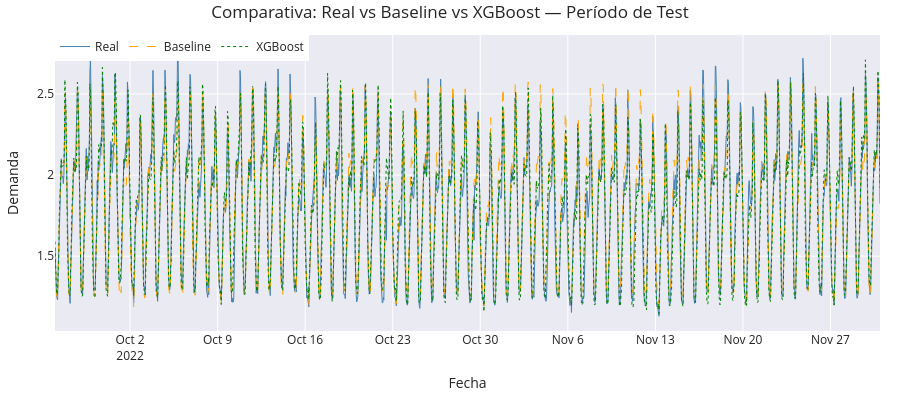

The code cell stored with this chart in its notebook:
### Code cell
# Comparativa Baseline vs XGBoost
# ==============================================================================
mejora_xgb = (metrica_baseline - metrica_xgboost) / metrica_baseline * 100
print("=" * 42)
print(f"  MAE Baseline : {metrica_baseline}")
print(f"  MAE XGBoost  : {metrica_xgboost}")
print(f"  Mejora       : {mejora_xgb}%")
print("=" * 42)

# Gráfico comparativo
fig = go.Figure()
fig.add_trace(go.Scatter(x=datos_test.index, y=datos_test['Demand'],
                         name='Real', mode='lines',
                         line=dict(color='steelblue', width=1)))
fig.add_trace(go.Scatter(x=predicciones_baseline.index, y=predicciones_baseline['pred'],
                         name='Baseline', mode='lines',
                         line=dict(color='orange', dash='dash', width=1)))
fig.add_trace(go.Scatter(x=predicciones_xgboost.index, y=predicciones_xgboost['pred'],
                         name='XGBoost', mode='lines',
                         line=dict(color='green', dash='dot', width=1)))
fig.update_layout(
    title       = 'Comparativa: Real vs Baseline vs XGBoost — Período de Test',
    xaxis_title = 'Fecha',
    yaxis_title = 'Demanda',
    width=900, height=400,
    margin=dict(l=20, r=20, t=35, b=20),
    legend=dict(orientation='h', yanchor='top', y=1.01, xanchor='left', x=0)
)
fig.show()

### Figure 1 — Plotly figure (JSON) as saved in the notebook; plotly's stock layout.template omitted (floating-point values rounded to 4 significant figures; data arrays with more than 128 entries replaced by an {"elided": "..."} marker saying what was removed)
{"data": [{"line": {"color": "steelblue", "width": 1}, "mode": "lines", "name": "Real", "type": "scatter", "x": {"elided": "1584 str values"}, "y": {"elided": "1584 float values"}}, {"line": {"color": "orange", "dash": "dash", "width": 1}, "mode": "lines", "name": "Baseline", "type": "scatter", "x": {"elided": "1584 str values"}, "y": {"elided": "1584 float values"}}, {"line": {"color": "green", "dash": "dot", "width": 1}, "mode": "lines", "name": "XGBoost", "type": "scatter", "x": {"elided": "1584 str values"}, "y": {"elided": "1584 float values"}}], "layout": {"height": 400, "legend": {"orientation": "h", "x": 0, "xanchor": "left", "y": 1.01, "yanchor": "top"}, "margin": {"b": 20, "l": 20, "r": 20, "t": 35}, "title": {"text": "Comparativa: Real vs Baseline vs XGBoost — Período de Test"}, "width": 900, "xaxis": {"title": {"text": "Fecha"}}, "yaxis": {"title": {"text": "Demanda"}}}}
